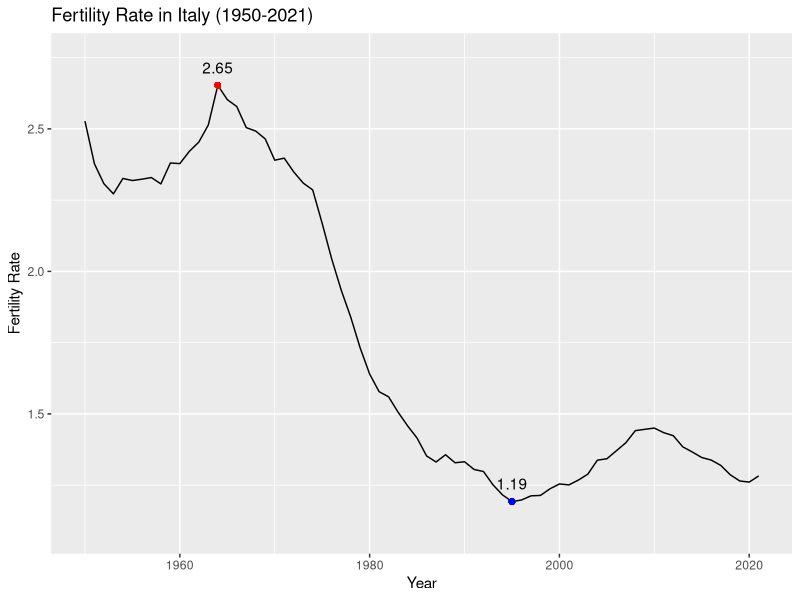
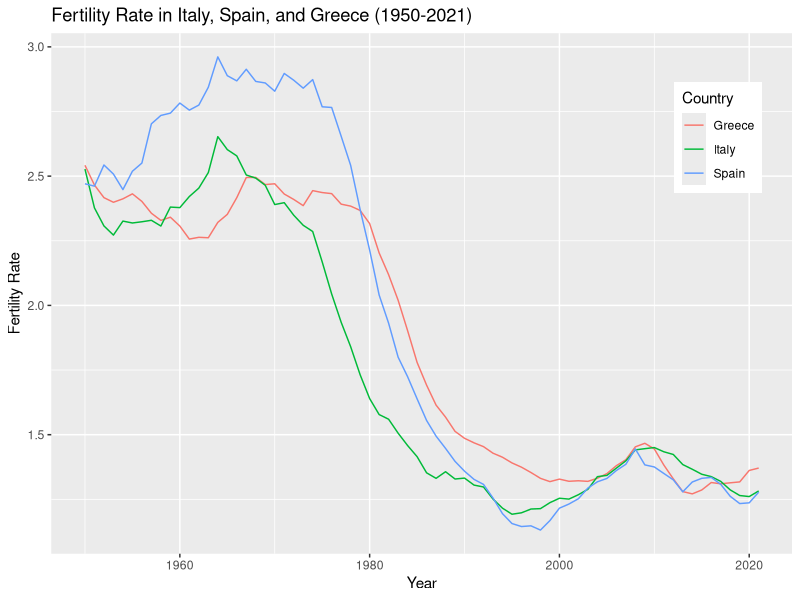
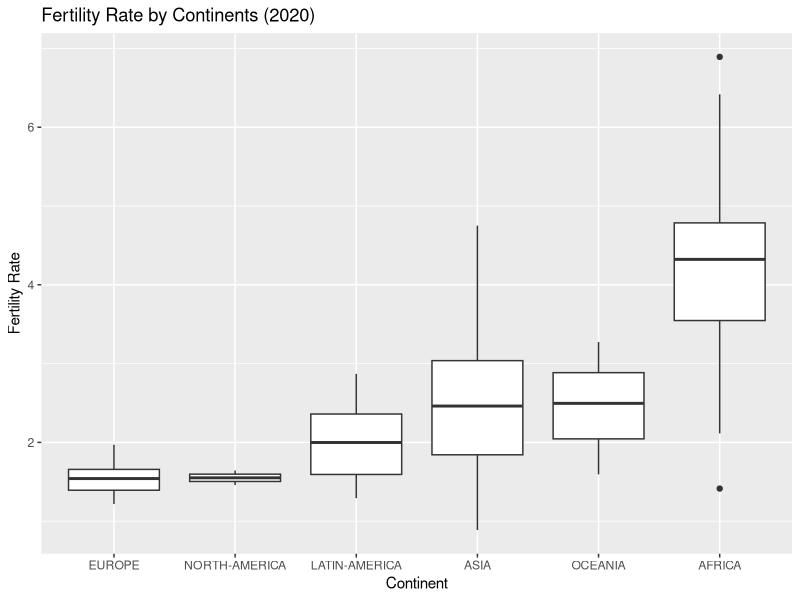
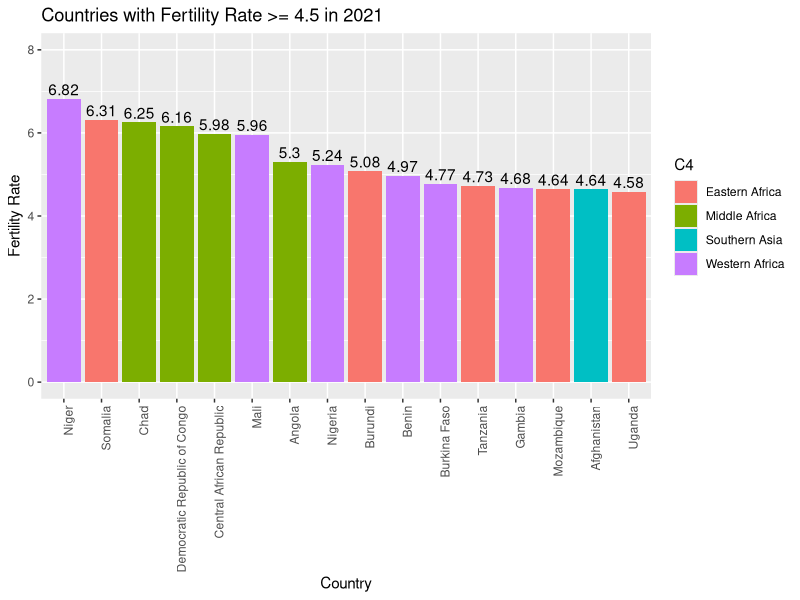
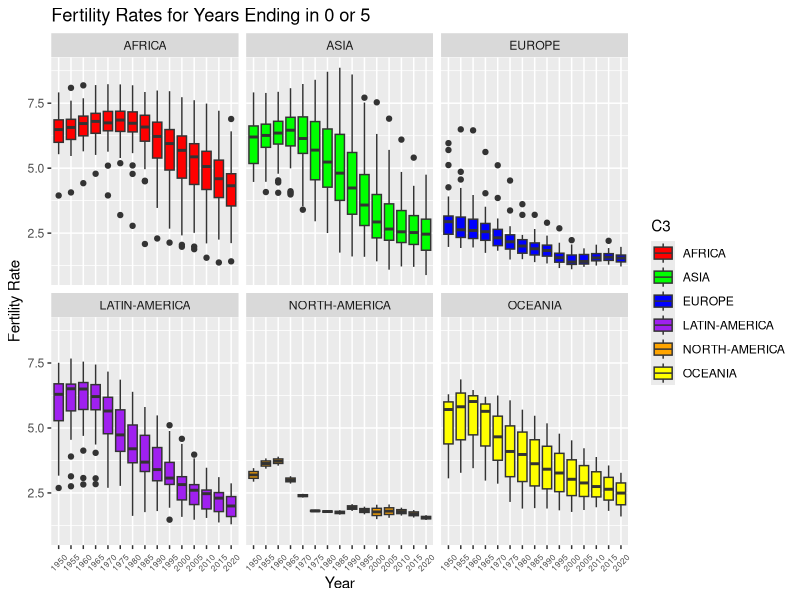
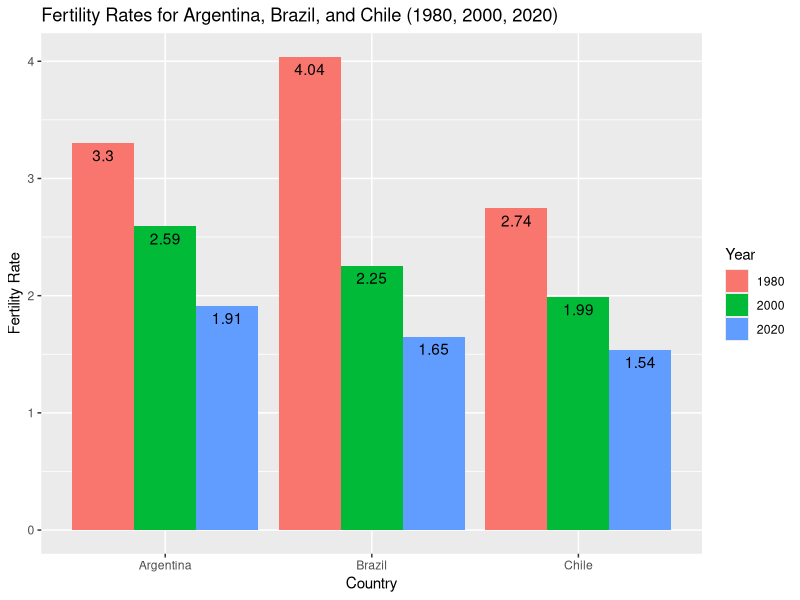
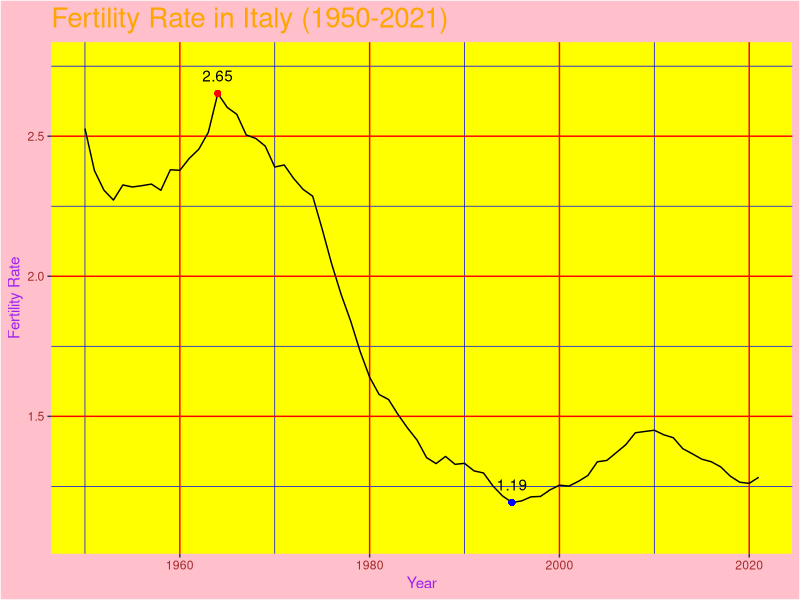
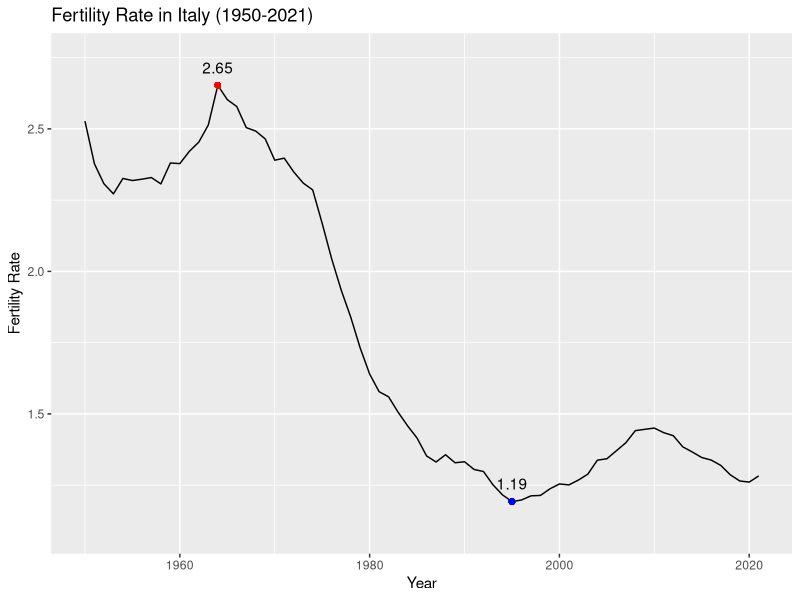

Write the R code that produced these figures, in order.
## ---- chunk 1
ass3 <- read.csv("fertility.csv")
## ---- chunk 2
library(ggplot2)

italy_data <- subset(ass3, Entity == "Italy" & Year >= 1950 & Year <= 2021)

max_fr <- max(italy_data$FR)
min_fr <- min(italy_data$FR)
max_year <- italy_data$Year[which.max(italy_data$FR)]
min_year <- italy_data$Year[which.min(italy_data$FR)]

p1 <- ggplot(italy_data, aes(x = Year, y = FR)) +
  geom_line() +
  geom_point(aes(x = max_year, y = max_fr), color = "red") +
  geom_point(aes(x = min_year, y = min_fr), color = "blue") +
  annotate("text", x = max_year, y = max_fr, label = round(max_fr, 2), vjust = -1) +
  annotate("text", x = min_year, y = min_fr, label = round(min_fr, 2), vjust = -1) +
  ylim(min_fr - 0.1, max_fr + 0.1) +
  ggtitle("Fertility Rate in Italy (1950-2021)") +
  xlab("Year") +
  ylab("Fertility Rate")

ggsave("plot1.png", plot = p1)

print(p1)
## ---- chunk 3
countries_data <- subset(ass3, Entity %in% c("Italy", "Spain", "Greece") & Year >= 1950 & Year <= 2021)

p2 <- ggplot(countries_data, aes(x = Year, y = FR, color = Entity)) +
  geom_line() +
  theme(legend.position = c(0.9, 0.8)) +
  labs(color = "Country") +
  ggtitle("Fertility Rate in Italy, Spain, and Greece (1950-2021)") +
  xlab("Year") +
  ylab("Fertility Rate")

ggsave("plot2.png", plot = p2)

print(p2)
## ---- chunk 4
library(dplyr)
library(forcats)

data_2020 <- subset(ass3, Year == 2020)

p3 <- ggplot(data_2020, aes(x = fct_reorder(C3, FR, .fun = median), y = FR)) +
  geom_boxplot() +
  ggtitle("Fertility Rate by Continents (2020)") +
  xlab("Continent") +
  ylab("Fertility Rate")

ggsave("plot3.png", plot = p3)

print(p3)
## ---- chunk 5
data_2021_high_fr <- subset(ass3, Year == 2021 & FR >= 4.5)

p4 <- ggplot(data_2021_high_fr, aes(x = reorder(Entity, -FR), y = FR, fill = C4)) +
  geom_bar(stat = "identity") +
  geom_text(aes(label = round(FR, 2)), vjust = -0.3) +
  ggtitle("Countries with Fertility Rate >= 4.5 in 2021") +
  xlab("Country") +
  ylab("Fertility Rate") +
  ylim(0, 8) +
  theme(axis.text.x = element_text(angle = 90, hjust = 1))

ggsave("plot4.png", plot = p4)

print(p4)
## ---- chunk 6
years_ending_in_0_or_5 <- subset(ass3, Year %% 5 == 0)

p5 <- ggplot(years_ending_in_0_or_5, aes(x = factor(Year), y = FR, fill = C3)) +
  geom_boxplot() +
  facet_wrap(~ C3) +
  ggtitle("Fertility Rates for Years Ending in 0 or 5") +
  xlab("Year") +
  ylab("Fertility Rate") +
  theme(
    axis.text.x = element_text(angle = 45, vjust = 0.5, size = 6),
  ) +
  scale_fill_manual(values = c("red", "green", "blue", "purple", "orange", "yellow"))

ggsave("plot5.png", plot = p5, width = 12, height = 6)

print(p5)
## ---- chunk 7
selected_years <- subset(ass3, Entity %in% c("Argentina", "Brazil", "Chile") & Year %in% c(1980, 2000, 2020))

p6 <- ggplot(selected_years, aes(x = Entity, y = FR, fill = factor(Year))) +
  geom_bar(stat = "identity", position = "dodge") +
  geom_text(aes(label = round(FR, 2)), position = position_dodge(width = 0.9), vjust = 1.5) +
  ggtitle("Fertility Rates for Argentina, Brazil, and Chile (1980, 2000, 2020)") +
  xlab("Country") +
  ylab("Fertility Rate") +
  labs(fill = "Year")

ggsave("plot6.png", plot = p6)

print(p6)
## ---- chunk 8
ugly_theme <- theme(
  panel.background = element_rect(fill = "yellow"),
  plot.background = element_rect(fill = "pink"),
  legend.background = element_rect(fill = "green"),
  panel.grid.major = element_line(color = "red"),
  panel.grid.minor = element_line(color = "blue"),
  axis.text = element_text(color = "brown"),
  axis.title = element_text(color = "purple"),
  plot.title = element_text(color = "orange", size = 20)
)

p7 <- p1 + ugly_theme

ggsave("plot7.png", plot = p7)

print(p7)
